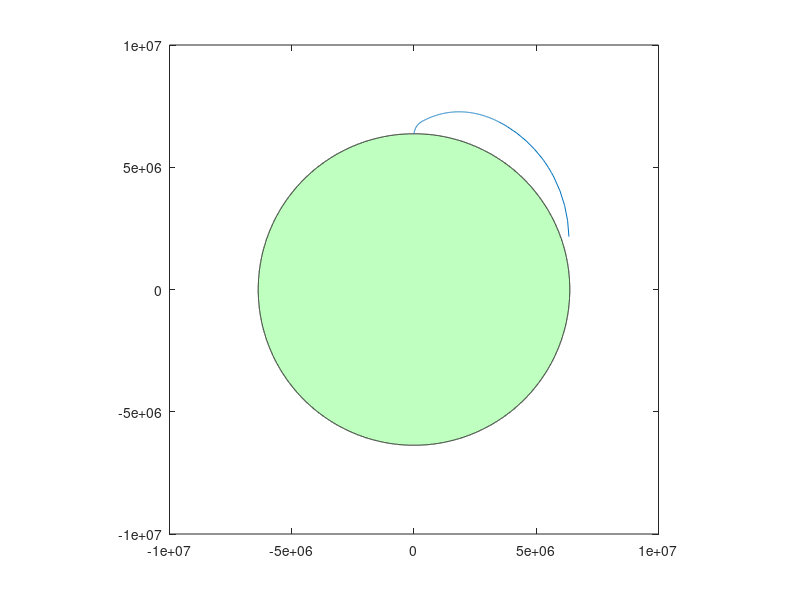

Recreate this plot in MATLAB.
load trajectory.mat x h
rEarth = 6371000; % [km]
I = length(x);
xCoord = zeros(I,1);
yCoord = zeros(I,1);
for i = 1:I
    xCoord(i) = (rEarth + h(i)) * sin(x(i)/rEarth);
    yCoord(i) = (rEarth + h(i)) * cos(x(i)/rEarth);
end
Evals = 0:0.01:360.0;
figure('color','white');
fill(rEarth.*cosd(Evals),rEarth.*sind(Evals),[0.75 1.00 0.75]);
hold on
axis square
plot(xCoord,yCoord)